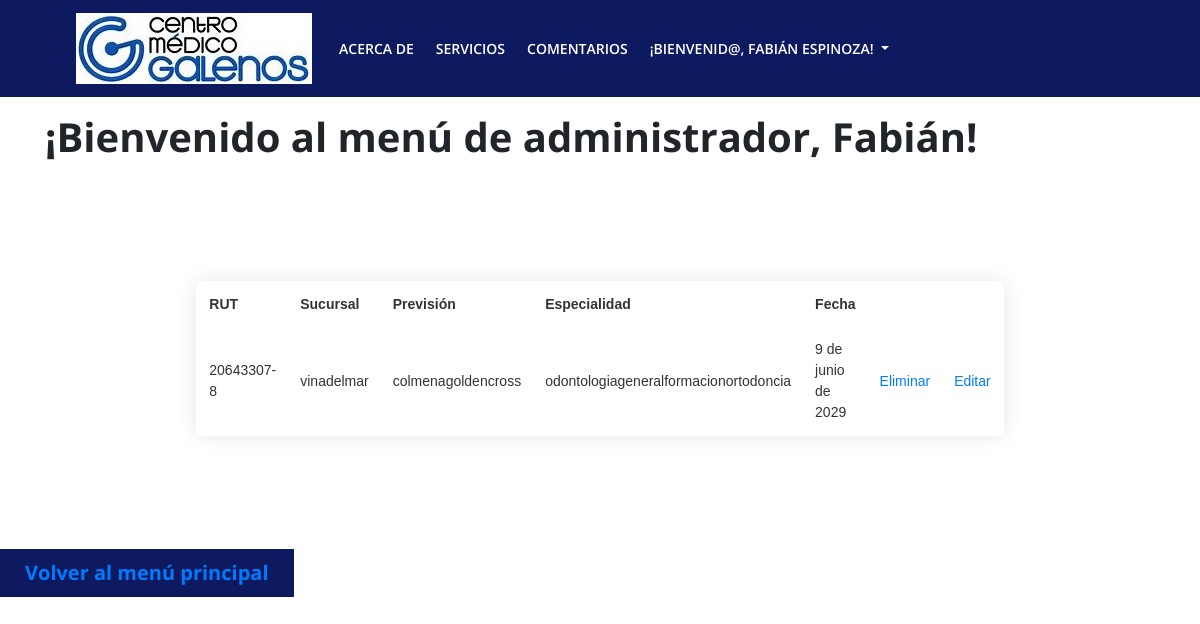
/reserva_del/1 (signed in), run on the app's committed database.
### core/models.py (models this page shows, shortened)
class Reserva(models.Model):
    rut = models.CharField(max_length=20)
    sucursal = models.CharField(max_length=100)
    prevision = models.CharField(max_length=100)
    especialidad = models.CharField(max_length=100)
    fecha = models.DateField()
    email = models.EmailField()
    class Meta:
        verbose_name = 'Reserva'
        verbose_name_plural = 'Reservas'

### core/views.py (the view)
# urls.py: path('reserva_del/<str:pk>', reserva_del, name='reserva_del'),
def reserva_del(request, pk):
    context = {}
    try:
        reserva = Reserva.objects.get(id=pk)  # Assuming 'id' is the primary key field of the Reserva model
        email = reserva.email
        reserva.delete()
        mensaje = "Bien, datos eliminados..."
        reservas = Reserva.objects.all()  # Retrieve the remaining reservations
        context = {'reservas': reservas, 'mensaje': mensaje}  # Update the context with the remaining reservations
        subject = 'Cancelación de Reserva'
        message = f"""
        Estimado/a,

        Lamentamos informarle que su reserva ha sido cancelada.

        Si tiene alguna pregunta o necesita más información, no dude en ponerse en contacto con nosotros.

        Atentamente,
        Tu Equipo de Reservas
        """
        recipient_list = [email]
        send_mail(subject, message, settings.EMAIL_HOST_USER, recipient_list)
    except Reserva.DoesNotExist:
        mensaje = "Error, reserva no existe..."
        reservas = Reserva.objects.all()  # Retrieve all reservations
        context = {'reservas': reservas, 'mensaje': mensaje}  # Update the context with all reservations
    return render(request, 'core/admin.html', context)

### core/templates/core/admin.html (shortened to what this page needs)
{% load static %}
<!DOCTYPE html>
<html>
<head>
	<link rel="stylesheet"
		href="https://cdnjs.cloudflare.com/ajax/libs/OwlCarousel2/2.3.4/assets/owl.carousel.min.css" />
	<link rel="stylesheet"
		href="https://cdnjs.cloudflare.com/ajax/libs/OwlCarousel2/2.3.4/assets/owl.theme.default.css" />
	<link rel="stylesheet" href="https://cdn.jsdelivr.net/npm/bootstrap@4.3.1/dist/css/bootstrap.min.css"
>
	<link rel="stylesheet" href="{% static '/css/style.css' %}">
</head>
<body>
	<header>
		<div class="container">
			<nav class="navbar navbar-expand-lg navbar-light">
				<div class="container-fluid">
					<a class="navbar-brand" href="{% url 'home' %}">
						<img src="{% static 'images/logoo.jpg' %}" alt="">
					</a>
					<div class="collapse navbar-collapse dropdown" id="navbarSupportedContent">
						<ul class="navbar-nav ms-auto mb-2 mb-lg-0">
							<li class="nav-item">
								<a class="nav-link" href="#about-section">Acerca de</a>
							</li>
							<li class="nav-item">
								<a class="nav-link" href="#services-section">Servicios</a>
							</li>
							<li class="nav-item">
								<a class="nav-link" href="#reviews-section">Comentarios</a>
							</li>
							<li class="nav-item dropdown">
								<a class="nav-link dropdown-toggle" id="navbardrop" data-toggle="dropdown">
								  ¡Bienvenid@, {{user.first_name}} {{user.last_name}}!
								</a>
							  </li>
						</ul>
					</div>
				</div>
			</nav>
		</div>
	</header>
<br><br><br><br><br>
    <div class="container">
        <h1>¡Bienvenido al menú de administrador, {{user.first_name}}!</h1>
    </div>
<br><br><br><br><br>
    <table>
        <tr>
            <th>RUT</th>
            <th>Sucursal</th>
            <th>Previsión</th>
            <th>Especialidad</th>
            <th>Fecha</th>
        </tr>
        {% for reserva in reservas %}
        <tr>
            <td>{{reserva.rut}}</td>
            <td>{{reserva.sucursal}}</td>
            <td>{{reserva.prevision}}</td>
            <td>{{reserva.especialidad}}</td>
            <td>{{reserva.fecha}}</td>
			<td><a href="{% url 'reserva_del' pk=reserva.id %}">Eliminar</a></td>
			<td><a href="{% url 'reserva_edit' pk=reserva.id %}">Editar</a></td>
        </tr>
        {% endfor %}
    </table>
<br><br><br><br><br>
    <button type="button" class="btn btn-primary"><a href="{% url 'home' %}">Volver al menú principal</a></button>

### static/css/style.css (style rules this page uses)
:root { --bg-primary:#0e1a60; --color-primary:#0e1a60; }
body { font-family: 'Open Sans', sans-serif; margin: 0px; padding: 0px; font-size: 15px; }
a, a:hover, a:focus { text-decoration: none; }
ul { margin: 0px; padding: 0px; }
li { list-style: none; }
img { max-width: 100%; }
h1, h2, h3, h4, h5, h6 { font-weight: 700; }
section, .container { position: relative; }
header { background: var(--bg-primary); position: absolute; width: 100%; z-index: 1; }
header .navbar-expand-lg .navbar-nav .nav-link { color: #FFF; font-size: 16px; font-weight: 600; text-transform: uppercase; padding: 10px 24px; }
.btn { padding: 8px 24px; border-radius: 0px; font-size: 20px; font-weight: 700; }
.btn-primary { background-color: var(--bg-primary); border-color: var(--bg-primary); }
@media (min-width:992px) and (max-width:1400px) { header .navbar-expand-lg .navbar-nav .nav-link { padding: 10px 11px; font-size: 14px; } }
table { border-collapse: collapse; width: 100%; max-width: 800px; margin: 0 auto; font-size: 14px; font-family: Arial, sans-serif; color: #333; border: 1px solid #ccc; border-radius: 5px; overflow: hidden; box-shadow: 0 0 20px rgba(0, 0, 0, 0.1); }
th { padding: 12px; font-weight: bold; }
td { padding: 12px; text-align: left; vertical-align: middle; border-bottom: 1px solid #f2f2f2; }

### data on the page
Reserva: rut "20643307-8", sucursal "vinadelmar", prevision "colmenagoldencross", especialidad "odontologiageneralformacionortodoncia", fecha "9 de junio de 2029"

### other printed values
{{ user.first_name }} "FABIÁN"
{{ user.last_name }} "ESPINOZA"
{{ user.first_name }} "Fabián"
